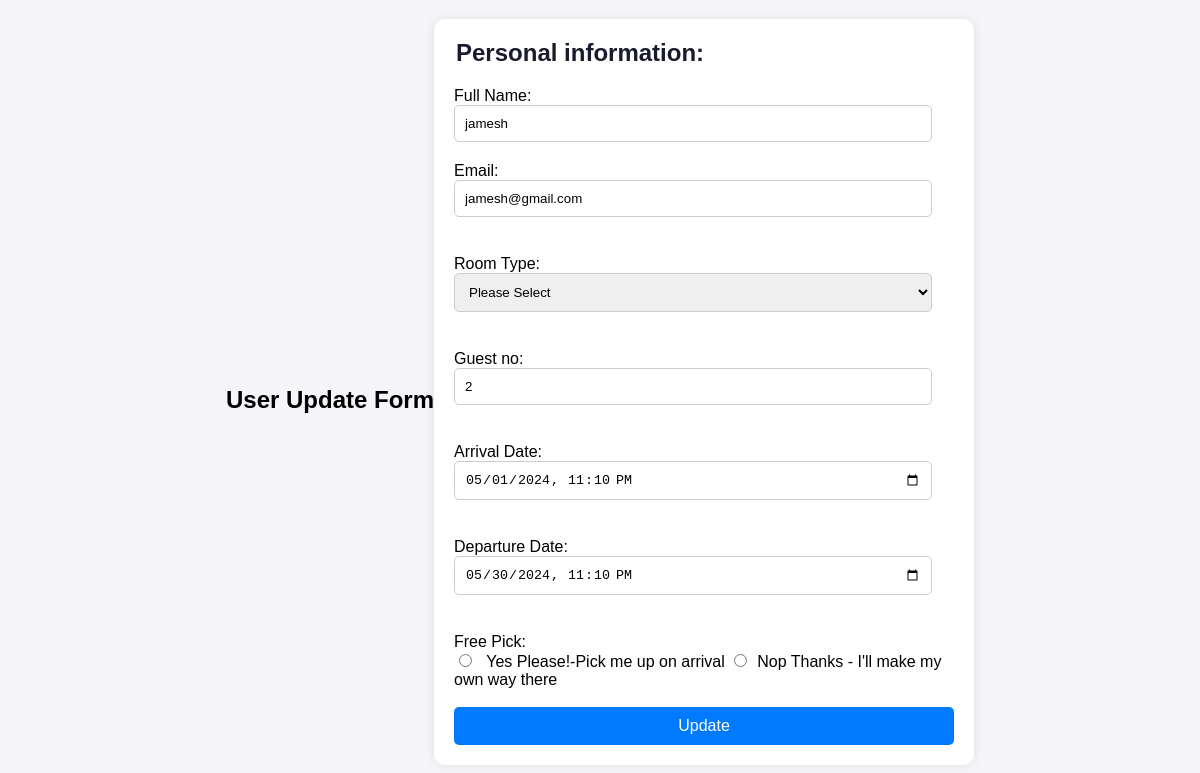
The page /update.php?id=3 on the database its author committed.
### tables this page shows
CREATE TABLE `booking` (
  `ID` int(11) NOT NULL,
  `Fullname` varchar(255) NOT NULL,
  `Email` varchar(255) NOT NULL,
  `Room_Type` varchar(255) NOT NULL,
  `Guest_No` int(11) NOT NULL,
  `Arrival_date` datetime NOT NULL,
  `Departure_date` datetime NOT NULL,
  `Pickup` varchar(255) NOT NULL
);

### update.php (the view, shortened to what this page needs)
<?php
require_once 'constant/config.php';
if (isset($_GET['id'])) {
    $id = $_GET['id'];
    $sql = "SELECT * FROM booking WHERE id = :id";
    try {
        $stmt = $conn->prepare($sql);
        $stmt->bindParam(':id', $id);
        $stmt->execute();
        $row = $stmt->fetch(PDO::FETCH_ASSOC);
        if ($row) {
            $name = $row['Fullname'];
            $email = $row['Email'];
            $select = $row["Room_Type"];
            $guest = $row["Guest_No"];
            $arr = $row["Arrival_date"];
            $depart = $row["Departure_date"];
            $pick = $row['Pickup'];
?>
<h2>User Update Form</h2>
<form action="" method="post">
    <fieldset>
        <legend>Personal information:</legend>
        Full Name:<br>
        <input type="text" name="fullname" value="<?php echo $name; ?>">
        <br>
        Email:<br>
        <input type="email" name="email" value="<?php echo $email; ?>">
        <br><br>
        Room Type:<br>
        <Select name="select" id="select" value="<?php echo $select; ?>">
                <option disable>Please Select</option>
            </Select>
        <br><br>
        Guest no:<br>
        <input type="number" name="guest" value="<?php echo $guest; ?>">
        <br><br>
        Arrival Date:<br>
        <input type="datetime-local" name="adate" value="<?php echo $arr; ?>">
        <br><br>
        Departure Date:<br>
        <input type="datetime-local" name="Ddate" value="<?php echo $depart; ?>">
        <br><br>
        Free Pick:<br>
        <input type="radio" name="pickup" value="<?php echo $pick; ?>"> Yes Please!-Pick me up on arrival
        <input type="radio" name="pickup" value="<?php echo $pick; ?>">Nop Thanks - I'll make my own way there
        <br><br>
        <input type="submit" value="Update" name="update">
    </fieldset>
</form>
<?php
        } else {
            header('Location: view.php');
        }
    } catch (PDOException $e) {
        echo "Error: " . $e->getMessage();
    }
}
?>

### update.php (style rules this page uses)
form { background-color: #fff; padding: 20px; border-radius: 10px; box-shadow: 0 0 10px rgba(0, 0, 0, 0.1); max-width: 500px; width: 100%; }
fieldset { border: none; padding: 0; margin: 0; }
legend { font-size: 24px; font-weight: bold; margin-bottom: 20px; color: #1a1a2e; }
input[type="text"], input[type="email"], input[type="number"], input[type="datetime-local"], select { width: calc(100% - 22px); padding: 10px; margin-bottom: 20px; border: 1px solid #ccc; border-radius: 5px; box-sizing: border-box; }
input[type="radio"] { margin-right: 10px; }
input[type="submit"] { width: 100%; padding: 10px; border: none; border-radius: 5px; background-color: #007BFF; color: white; font-size: 16px; cursor: pointer; }

### rows shown on the page
booking: fullname "jamesh", email "jamesh@gmail.com", select "Please Select", guest "2", adate "05/01/2024 23:10", Ddate "05/30/2024 23:10"
